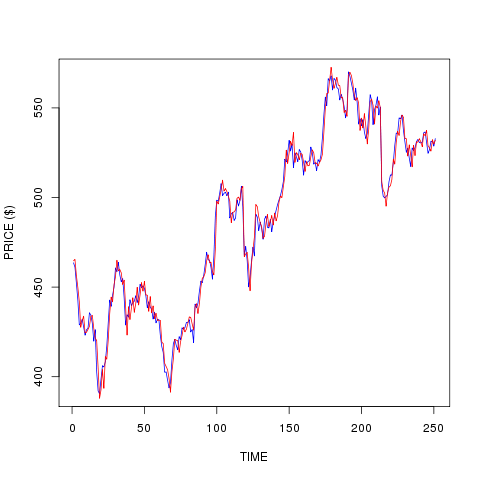

R code for this plot:
library(ggplot2)

require(devEMF)
emf('damn.emf')

aapl <- read.csv("http://www.google.com/finance/historical?q=NASDAQ:AAPL&authuser=0&output=csv ", sep=",", header=1)
aapl = aapl[nrow(aapl):1, ]

#print(aapl)
#print(aapl.google)
print(aapl[, 1])

#write.csv(aapl, file = "appl.csv")
#write.table(aapl, file = "appl.tab")

#axis = (1, lab = aapl[2])
#axis = (2, aapl[2])
#box()

# close value
#matplot(aapl[,1], aapl[,5], type = "l", col="red")
#plot(aapl[,5], type = "l", col="blue")
#plot(aapl[,1], aapl[,5], xlab = "TIME", ylab = "PRICE ($)", type = "l", col="blue")
#plot(aapl[,0], aapl[,5], xlab = "TIME", ylab = "PRICE ($)", type = "l", col="blue")
plot(aapl[,5], xlab = "TIME", ylab = "PRICE ($)", type = "l", col="blue")

# open value
lines(aapl[,2], type = "l", col="red")

#plot(aapl[c(1:40), 1], aapl[c(1:40),5], xlab = "TIME", ylab = "PRICE ($)", type = "l", col="blue")
#plot(aapl[c(1:40),5], xlab = "TIME", ylab = "PRICE ($)", type = "l", col="blue")
#plot(aapl[,1], aapl[,5], type = "l", col="blue")
#plot(aapl[,5], type = "l", col="red")
#plot(aapl[5], header = TRUE, col="blue")
#plot(aapl[2], aapl[3,6], header = TRUE)
#plot(aapl[2], aapl[3,6])

# simple example
#x <- c(1,3,6,9,12)
#y <- c(1.5,2,7,8,15)
#plot(x,y, pch=15, col="blue")

# Example 2. Draw a plot, set a bunch of parameters.
#plot(x,y, xlab="x axis", ylab="y axis", main="my plot", ylim=c(0,20), xlim=c(0,20), pch=15, col="blue")
# fit a line to the points
#myline.fit <- lm(y ~ x)

# get information about the fit
#summary(myline.fit)

# draw the fit line on the plot
#abline(myline.fit)

# add some more points to the graph
#x2 <- c(0.5, 3, 5, 8, 12)
#y2 <- c(0.8, 1, 2, 4, 6)

#points(x2, y2, pch=16, col="green")

# header = TRUE ignores the first line, check.names = FALSE allows '+' in 'C++'
#benchmark <- read.table("", header = TRUE, row.names = "vwnd", check.names = FALSE)

# 't()' is matrix tranposition, 'beside = TRUE' separates the benchmarks, 'heat' provides nice colors
#barplot(t(as.matrix(benchmark)), beside = TRUE, col = heat.colors(6))
#barplot(t(as.matrix(benchmark)), beside = TRUE, col = heat.colors(6), xlab = "DATE", ylab = "CLOSE VALUE")

# 'cex' stands for 'character expansion', 'bty' for 'box type' (we don't want borders)
#legend("topright", names(benchmark), cex = 0.9, bty = "n", fill = heat.colors(6))
